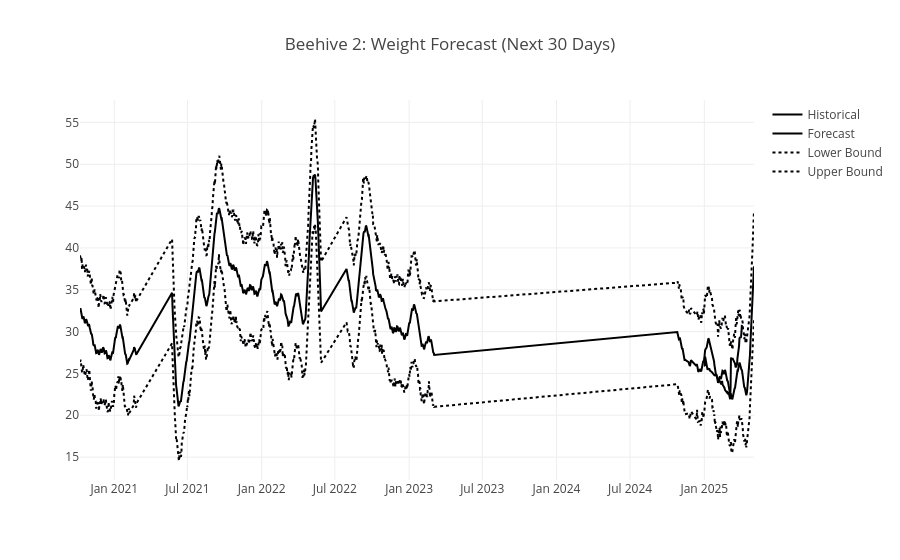

Here is the notebook cell this chart was saved with:
### Markdown cell above
# Forecasting

### Code cell
st.title("Beehive Weight Forecast (Monthly, Daily Granularity)")

beehive_ids = "1"


# Load model and data
model = joblib.load(f"../models/prophet_model_{beehive_id}.pkl")
recent_data = agg_data[(agg_data['beehive_id'] == beehive_id) & 
                       (agg_data['timestamp'] >= pd.Timestamp('2025-01-01')) & 
                       (agg_data['timestamp'] <= pd.Timestamp('2025-04-04'))].rename(columns={'timestamp': 'ds', 'weight': 'y'})

# Create future DataFrame for 30 days
future = model.make_future_dataframe(periods=30, freq='D')
forecast = model.predict(future)

# Merge historical + forecast (optional smoothing)
historical = recent_data.copy()

# Plot
fig = px.line(title=f"Beehive {beehive_id}: Weight Forecast (Next 30 Days)")
fig.add_scatter(x=historical['ds'], y=historical['y'], name="Historical")
fig.add_scatter(x=forecast['ds'], y=forecast['yhat'], name="Forecast")
fig.add_scatter(x=forecast['ds'], y=forecast['yhat_lower'], name="Lower Bound", line=dict(dash="dot"))
fig.add_scatter(x=forecast['ds'], y=forecast['yhat_upper'], name="Upper Bound", line=dict(dash="dot"))

fig.show()

### Figure 1 — Plotly figure (JSON) as saved in the notebook; plotly's stock layout.template omitted (floating-point values rounded to 4 significant figures; data arrays with more than 128 entries replaced by an {"elided": "..."} marker saying what was removed)
{"data": [{"hovertemplate": "<extra></extra>", "legendgroup": "", "line": {"color": "#000001", "dash": "solid"}, "marker": {"symbol": "circle"}, "mode": "lines", "name": "", "orientation": "v", "showlegend": false, "type": "scatter", "xaxis": "x", "yaxis": "y"}, {"name": "Historical", "type": "scatter", "x": ["2025-01-01T00:00:00", "2025-01-02T00:00:00", "2025-01-03T00:00:00", "2025-01-07T00:00:00", "2025-01-08T00:00:00", "2025-01-09T00:00:00", "2025-01-10T00:00:00", "2025-01-11T00:00:00", "2025-01-12T00:00:00", "2025-01-13T00:00:00", "2025-01-14T00:00:00", "2025-01-15T00:00:00", "2025-01-20T00:00:00", "2025-01-21T00:00:00", "2025-01-22T00:00:00", "2025-01-23T00:00:00", "2025-01-24T00:00:00", "2025-01-25T00:00:00", "2025-01-26T00:00:00", "2025-01-27T00:00:00", "2025-01-28T00:00:00", "2025-01-29T00:00:00", "2025-01-30T00:00:00", "2025-01-31T00:00:00", "2025-02-01T00:00:00", "2025-02-02T00:00:00", "2025-02-03T00:00:00", "2025-02-04T00:00:00", "2025-02-05T00:00:00", "2025-02-06T00:00:00", "2025-02-07T00:00:00", "2025-02-08T00:00:00", "2025-02-09T00:00:00", "2025-02-10T00:00:00", "2025-02-11T00:00:00", "2025-02-12T00:00:00", "2025-02-13T00:00:00", "2025-02-14T00:00:00", "2025-02-15T00:00:00", "2025-02-16T00:00:00", "2025-02-17T00:00:00", "2025-02-18T00:00:00", "2025-02-19T00:00:00", "2025-02-20T00:00:00", "2025-02-21T00:00:00", "2025-02-22T00:00:00", "2025-02-23T00:00:00", "2025-02-24T00:00:00", "2025-02-25T00:00:00", "2025-02-26T00:00:00", "2025-02-27T00:00:00", "2025-02-28T00:00:00", "2025-03-01T00:00:00", "2025-03-02T00:00:00", "2025-03-03T00:00:00", "2025-03-04T00:00:00", "2025-03-05T00:00:00", "2025-03-06T00:00:00", "2025-03-07T00:00:00", "2025-03-08T00:00:00", "2025-03-09T00:00:00", "2025-03-10T00:00:00", "2025-03-11T00:00:00", "2025-03-12T00:00:00", "2025-03-13T00:00:00", "2025-03-14T00:00:00", "2025-03-15T00:00:00", "2025-03-16T00:00:00", "2025-03-17T00:00:00", "2025-03-18T00:00:00", "2025-03-19T00:00:00", "2025-03-20T00:00:00", "2025-03-21T00:00:00", "2025-03-22T00:00:00", "2025-03-23T00:00:00", "2025-03-24T00:00:00", "2025-03-25T00:00:00", "2025-03-26T00:00:00", "2025-03-27T00:00:00", "2025-03-28T00:00:00", "2025-03-29T00:00:00", "2025-03-30T00:00:00", "2025-03-31T00:00:00", "2025-04-01T00:00:00", "2025-04-02T00:00:00", "2025-04-03T00:00:00", "2025-04-04T00:00:00"], "y": [25.93, 25.89, 27.01, 25.61, 25.48, 25.42, 25.61, 25.5, 25.46, 25.61, 25.51, 25.35, 25.15, 25.04, 24.97, 24.99, 24.9, 24.83, 24.78, 24.81, 24.88, 24.85, 24.76, 24.74, 24.59, 24.47, 24.48, 24.44, 24.26, 24.24, 24.18, 24.06, 23.99, 23.93, 23.87, 23.7, 23.87, 24.11, 23.68, 23.62, 23.52, 23.46, 23.42, 23.27, 23.06, 22.97, 22.91, 22.8, 22.76, 22.68, 22.66, 22.76, 22.73, 22.66, 22.54, 22.35, 22.28, 21.92, 23.38, 26.91, 26.75, 26.67, 26.71, 26.84, 26.68, 26.59, 26.52, 26.41, 26.4, 26.18, 25.87, 25.73, 25.83, 25.96, 26.12, 26.79, 27.2, 27.15, 27.34, 28.31, 29.21, 29.36, 29.37, 29.24, 29.43, 29.96, 30.8]}, {"name": "Forecast", "type": "scatter", "x": {"elided": "872 str values"}, "y": {"elided": "872 float values"}}, {"line": {"dash": "dot"}, "name": "Lower Bound", "type": "scatter", "x": {"elided": "872 str values"}, "y": {"elided": "872 float values"}}, {"line": {"dash": "dot"}, "name": "Upper Bound", "type": "scatter", "x": {"elided": "872 str values"}, "y": {"elided": "872 float values"}}], "layout": {"legend": {"tracegroupgap": 0}, "title": {"text": "Beehive 2: Weight Forecast (Next 30 Days)"}, "xaxis": {"anchor": "y", "domain": [0, 1]}, "yaxis": {"anchor": "x", "domain": [0, 1]}}}
